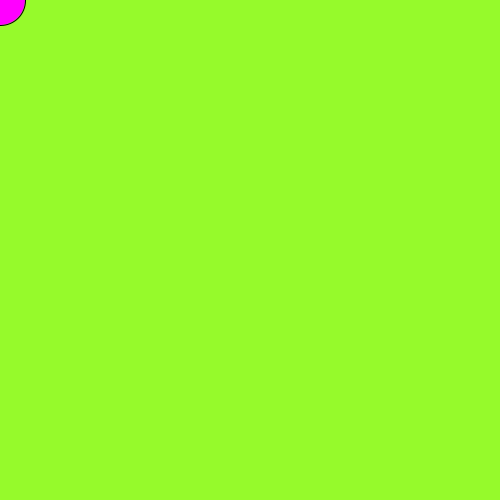
Frame 1 (no input)
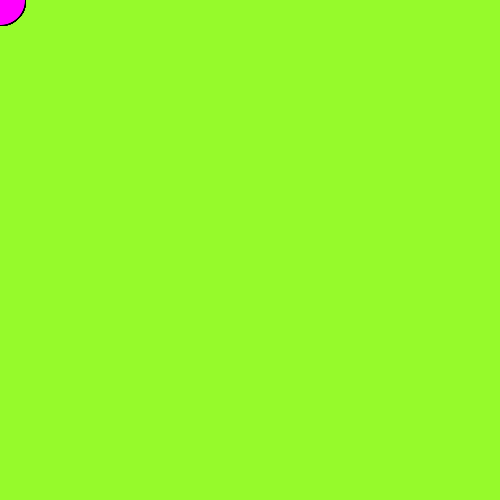
Frame 60 (the mouse pressed at the canvas centre just before this capture)
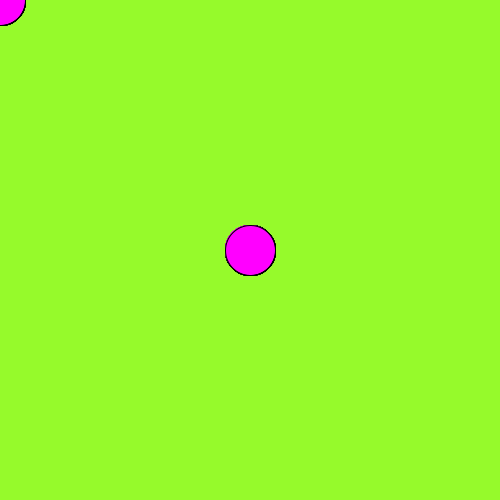
Frame 120 (the mouse held since frame 60 and released just before this capture)

The Processing sketch that drew these frames (run headless with seeded random() and noise(); from frame 60 on, the mouse is pressed at the canvas centre):

// Processing sketch: processing_127300
// ── processing_127300.pde

//name: Matiass Chen
//date:1/8/14
//project:purple circle
int counter;

void setup() {  //setup function called initially, only once
  size(500, 500);
  background(150,250,43);

}

void draw() {  //draw function loops 
fill(255,0,255);
ellipse(mouseX,mouseY,50,50); 
}
